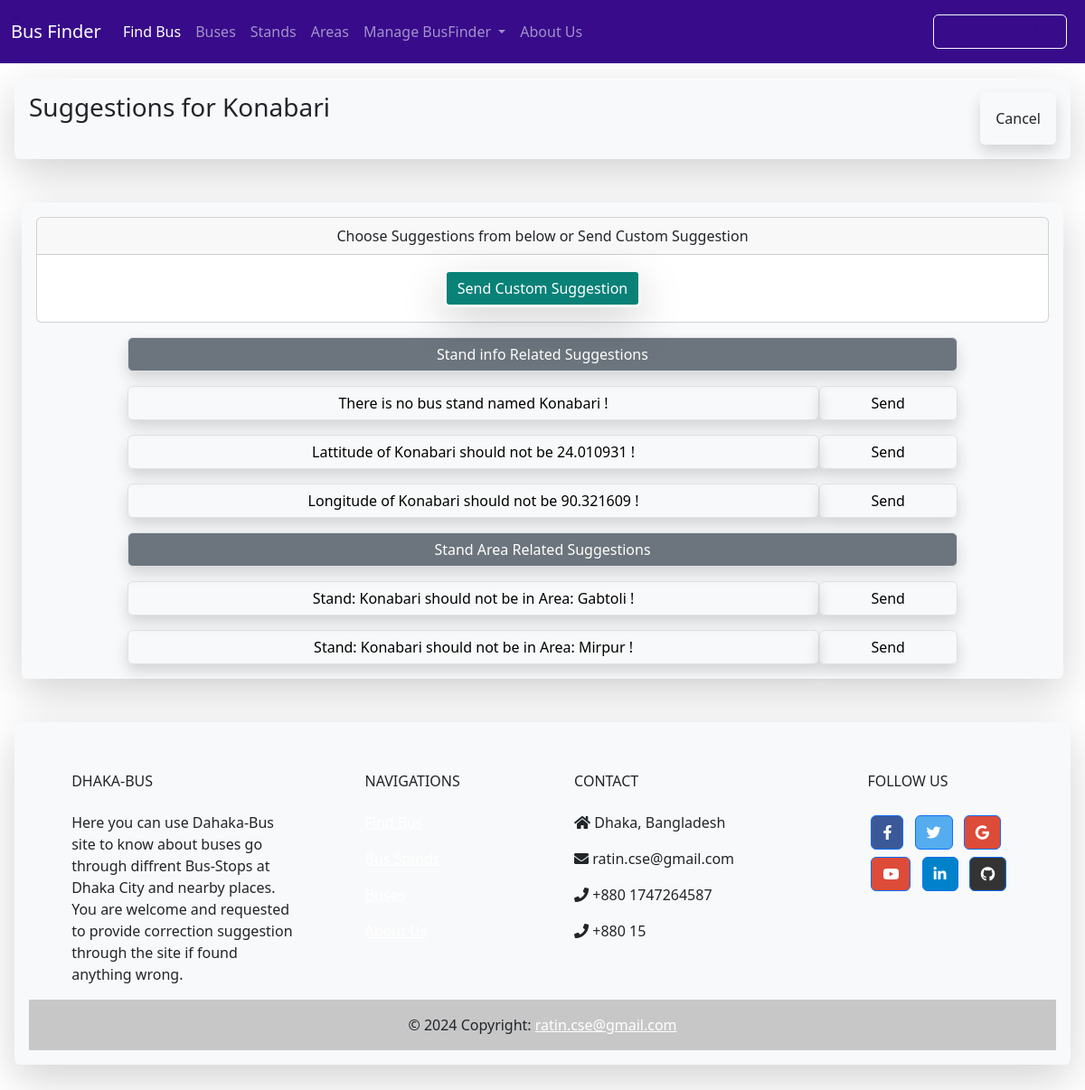
The page /suggest-stand/131/ on the database as committed earlier.
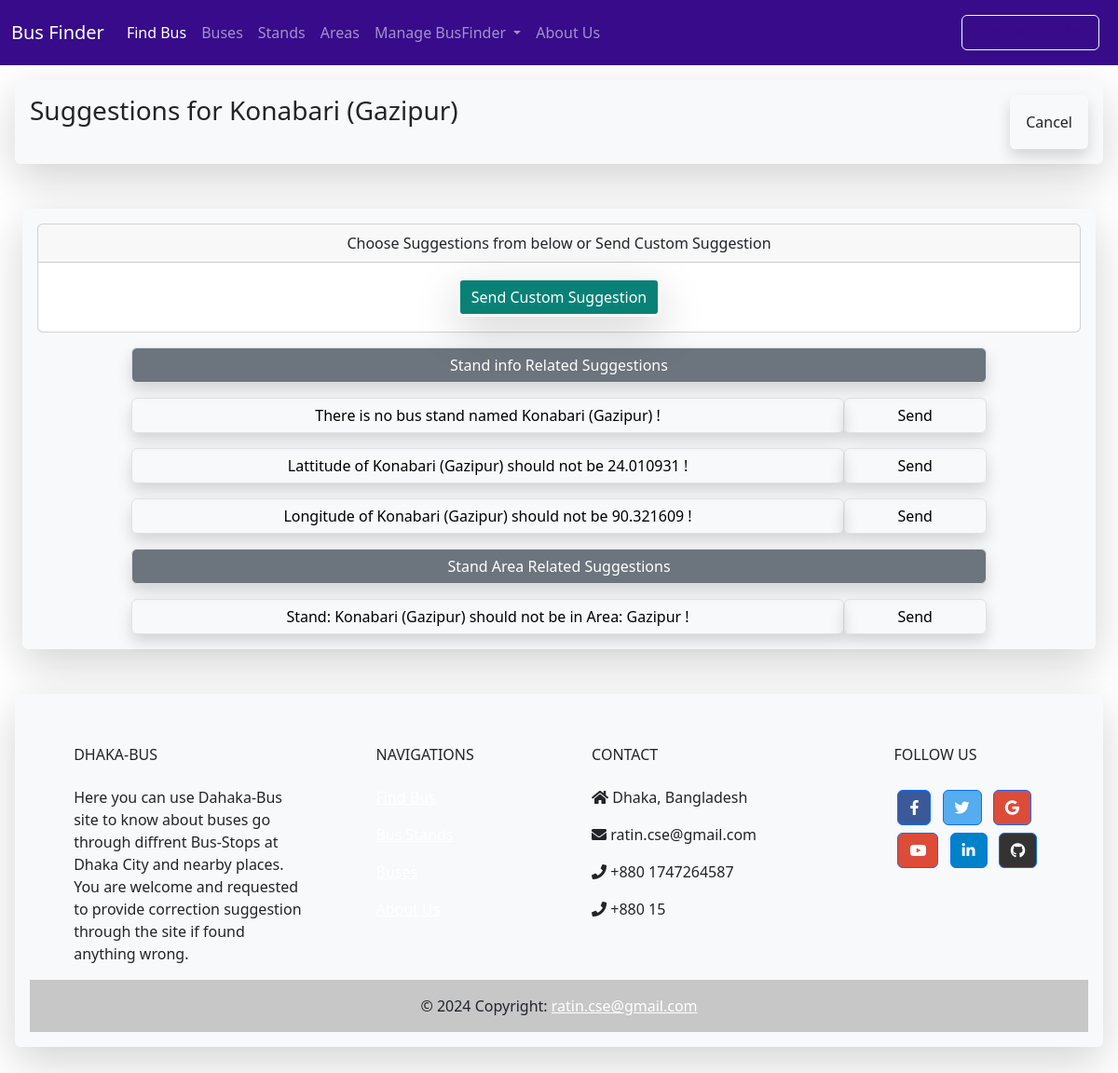
The same page on the database as committed later.
### Stands/models.py (models this page shows, shortened)
class Stand(models.Model):
    s_no=models.PositiveIntegerField(unique=True)
    s_name=models.CharField(max_length=100)
    lati = models.FloatField(blank=True,null=True)
    longi = models.FloatField(blank=True,null=True)
    area=models.ManyToManyField(Area)
    class Meta:
        ordering=['s_name']

class Area(models.Model):
    a_no=models.PositiveIntegerField(unique=True)
    a_name=models.CharField(max_length=100)
    class Meta:
        ordering=['a_name']

### FindBus/views.py (the view)
# urls.py: path('suggest-stand/<int:stand_id>/', views.suggestStand, name='suggest_stand'),
def suggestStand(request,stand_id):
    stand = Stand.objects.get(id=stand_id)
    if stand:
        context = {'stand': stand}
        return render(request, 'suggest_stand.html', context)
    else:
        context={'error':f"Stand is not Found with id = {stand_id} !"}
    return render(request, 'error.html', context)

### FindBus/templates/suggest_stand.html
{% extends "base.html" %}
{% block page_header %}
  <h3>Suggestions for {{ stand.s_name }}</h3>
  <a class="btn bg-parent p-3 shadow border border-light text-nowrap" href="{% url 'stands:stand' stand.id  %}" >Cancel</a>
{% endblock page_header %}
{% block content %}
  <div class="card text-center">
    <div class="card-header">Choose Suggestions from below or Send Custom Suggestion</div>
    <div class="card-body">
      <a style="background-color: rgb(9, 129, 119);"href="{% url 'suggest_custom' %}" class="btn border border-3 text-white border-light shadow-lg">Send Custom Suggestion</a>
    </div>
  </div>
  <div class="container col-12 col-sm-10 col-md-10 col-lg-10 text-center">
    <div class="row gx-2">
        <button class="col gy-3 col-12 btn btn-secondary shadow border text-white text-center">Stand info Related Suggestions</button>
    </div>
    <div class="row gx-2">
        <button class="col gy-3 col-10 col-sm-10 btn shadow border text-black text-center">There is no bus stand named {{ stand.s_name }} !</button>
        <a href="{% url 'feedback_success' 'There is no bus stand named '|add:stand.s_name|add:' ! ' stand.s_name %}" class="col gy-3 col-2 col-sm-2 btn shadow border text-black d-flex justify-content-center align-items-center">Send</a>
    </div>
    <div class="row gx-2">
        <button class="col gy-3 col-10 col-sm-10 btn shadow border text-black text-center">Lattitude of {{ stand.s_name }} should not be {{ stand.lati }} !</button>
        {% with lati=stand.lati|stringformat:"f" %}
        <a href="{% url 'feedback_success' 'Lattitude of '|add:stand.s_name|add:' should not be '|add:lati|add:' ! ' stand.s_name %}" class="col gy-3 col-2 col-sm-2 btn shadow border text-black d-flex justify-content-center align-items-center">Send</a>
        {% endwith %}
    </div>
    <div class="row gx-2">
        <button class="col gy-3 col-10 col-sm-10 btn shadow border text-black text-center">Longitude of {{ stand.s_name }} should not be {{ stand.longi }} !</button>
        {% with longi=stand.longi|stringformat:"f" %}
        <a href="{% url 'feedback_success' 'Longitude of '|add:stand.s_name|add:' should not be '|add:longi|add:' ! ' stand.s_name %}" class="col gy-3 col-2 col-sm-2 btn shadow border text-black d-flex justify-content-center align-items-center">Send</a>
        {% endwith %}
    </div>
    <div class="row gx-2">
        <button class="col gy-3 col-12 btn btn-secondary shadow border text-white text-center">Stand Area Related Suggestions</button>
    </div>
    {% for area in stand.area.all %}
        <div class="row gx-2">
            <button class="col gy-3 col-10 col-sm-10 btn shadow border text-black text-center">Stand: {{ stand.s_name }} should not be in Area: {{ area.a_name }} !</button>
            <a href="{% url 'feedback_success' 'There is no bus stand named '|add:stand.s_name|add:' ! ' stand.s_name %}" class="col gy-3 col-2 col-sm-2 btn shadow border text-black d-flex justify-content-center align-items-center">Send</a>
        </div>
    {% endfor %}
  </div>
{% endblock content %}

Rows that differ between the two databases and show on the page:
no longer on this page (row unchanged): Area: {{ stand.s_name }} "Konabari", a_name "Gabtoli"
no longer on this page (row unchanged): Area: {{ stand.s_name }} "Konabari", a_name "Mirpur"
changed Stand: s_name "Konabari" → "Konabari (Gazipur)"
now on this page (row unchanged): Area: {{ stand.s_name }} "Konabari (Gazipur)", a_name "Gazipur"
